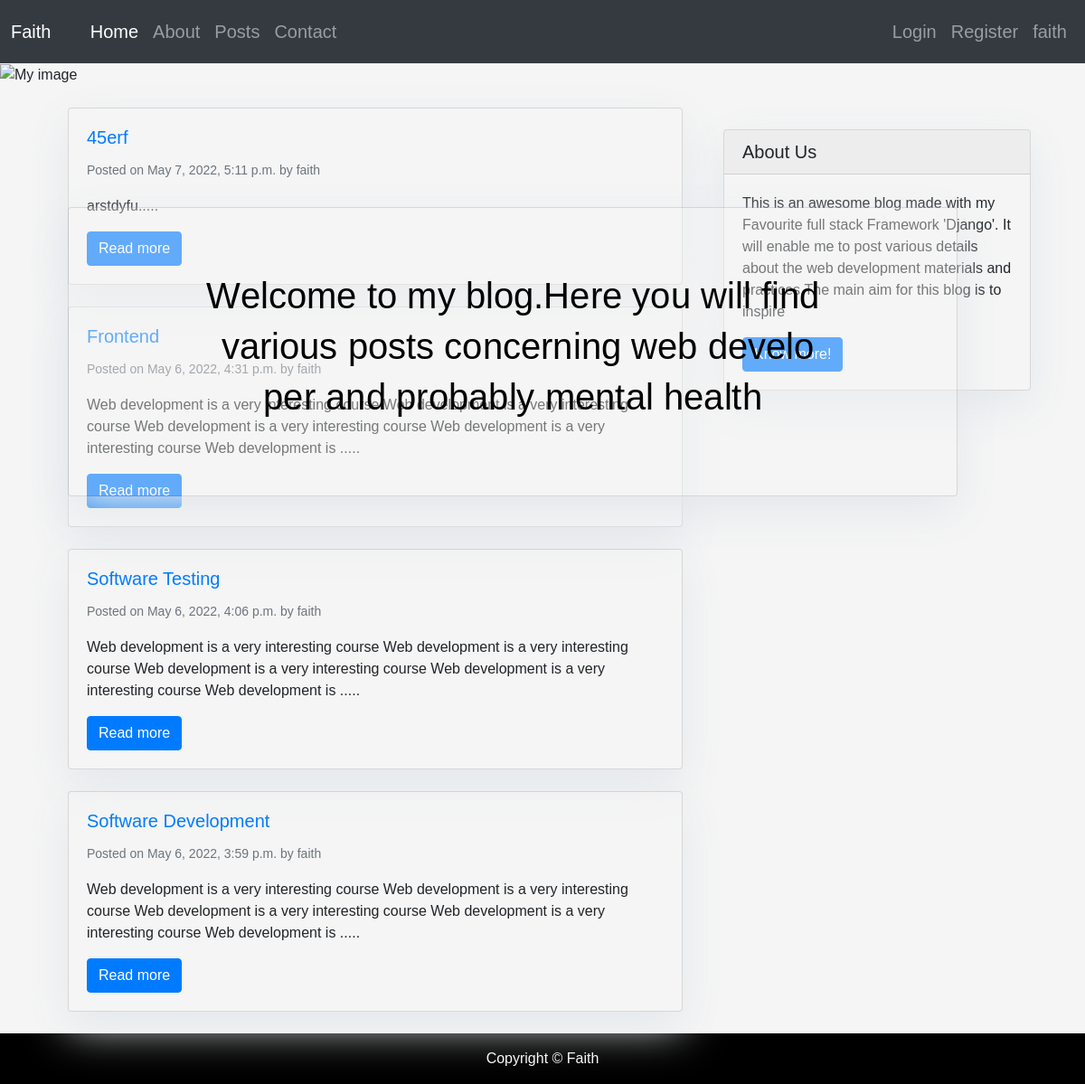
The app's page / (signed in) with its own data.
### Blog/models.py (models this page shows, shortened)
class Post(models.Model):
    title = models.CharField(max_length=200, unique=True)
    slug = models.SlugField(max_length=200, unique=True)
    author = models.ForeignKey(User, on_delete= models.CASCADE,related_name='blog_posts')
    updated_on = models.DateTimeField(auto_now= True)
    content = models.TextField()
    created_on = models.DateTimeField(auto_now_add=True)
    status = models.IntegerField(choices=STATUS, default=0)
    class Meta:
        ordering = ['-created_on']

### Blog/views.py (the view)
# urls.py: path('', views.Index, name='index'),
def Index(request):
    posts = Post.objects.all()
    context ={'posts':posts}
    return render(request,'index.html',context)

### Blog/templates/index.html (shortened to what this page needs)
{% extends 'base.html'%}
{% load static %}
{% block content%}
<div class="row">
    <div class="col-md-12">
        <div class=" card center ">
            <p id="text"> Welcome to my blog. <br>
                </p>
        </div>
        <img class="image" src="{% static 'images/blog.jpg' %}" alt="My image">
    </div>
</div>
    <div class="container">
        {% block sidebar %} {% include 'sidebar.html' %} {% endblock sidebar %}
        <div class="row mt-4">
            <div class="col-md-12 ">
                {% for post in posts%}
                <div class="col-sm-12 mb-4">
                  <div class="card">
                    <div class="card-body">
                        <a href="">
                      <h5 class="card-title">{{post.title}}</h5>
                        </a>
                      <p class="card-text"><small class="text-muted">Posted on {{post.created_on}} by {{post.author}}</small></p>
                      <p class="card-text">{{post.content|slice:":200" }}.....</p>
                      <a href="{% url 'postDetail' post.pk%}" class="btn btn-primary"> Read more</a>
                    </div>
                  </div>
                </div>
                {% endfor%}
            </div>
        </div>
    </div>
{% endblock%}

### Blog/templates/navbar.html (shortened to what this page needs)
<nav style="padding: 1%; color: white;" class="navbar sticky-top navbar-expand-md navbar-dark bg-dark">
  <a class="navbar-brand" href="/">Faith</a>
  <div class="collapse navbar-collapse" id="navbarNav">
      <ul class="navbar-nav mr-auto">
          <li class="nav-item active">
              <a class="nav-link" href="/">Home <span class="sr-only">(current)</span></a>
          </li>
          <li class="nav-item">
              <a class="nav-link" href="{% url 'About'%}">About</a>
          </li>
          <li class="nav-item">
              <a class="nav-link" href="{% url 'newPosts'%}">Posts</a>
          </li>
          <li class="nav-item">
            <a class="nav-link" href="{% url 'Contact'%}">Contact</a>
        </li>
      </ul>
      <ul class="navbar-nav">
          <li class="nav-item">
              <a class="nav-link" href="{% url 'loginuser'%}">Login</a>
          </li>
          <li class="nav-item">
              <a class="nav-link" href="{% url 'registeruser'%}">Register</a>
          </li>
          <li class="nav-item">
            <a class="nav-link" href="">{{user}}</a>
        </li>
      </ul>
  </div>
</nav>

### Blog/static/css/main.css (style rules this page uses)
body { background-color: whitesmoke; }
* { box-sizing: border-box; font-family: 'Courier New Regular', sans-serif; }
.center { width: 80%; height: 40vh; display: flex; justify-content: center; align-items: center; font-family: 'Courier New Regular', sans-serif; font-size: 40px; z-index: 100; position: absolute; margin-top:17%; top: -50px; left: 90px; color: black; }
#text { width: 70%; font-size: 30px; display: block; text-align: center; }
li a { color: #fff; font-size: 20px; }
.image { width: 100%; height: 560px; position: relative; }
.card { background-color: rgba(245, 245, 245, 0.4); }
.navbar-brand { margin-right: 3%; }

### Blog/templates/sidebar.html (style rules this page uses)
.card { box-shadow: 0 16px 48px #E3E7EB; }

### records on screen
Post: title "45erf", created_on "May 7, 2022, 5:11 p.m.", author "faith", content "arstdyfu"
Post: title "Frontend", created_on "May 6, 2022, 4:31 p.m.", author "faith", content "Web development is a very interesting course Web development is a very interesting course Web development is a very interesting course Web development is a very interesting course Web development is"
Post: title "Software Testing", created_on "May 6, 2022, 4:06 p.m.", author "faith", content "Web development is a very interesting course Web development is a very interesting course Web development is a very interesting course Web development is a very interesting course Web development is"
Post: title "Software Development", created_on "May 6, 2022, 3:59 p.m.", author "faith", content "Web development is a very interesting course Web development is a very interesting course Web development is a very interesting course Web development is a very interesting course Web development is"

### other values on screen
{{ user }} "faith"
